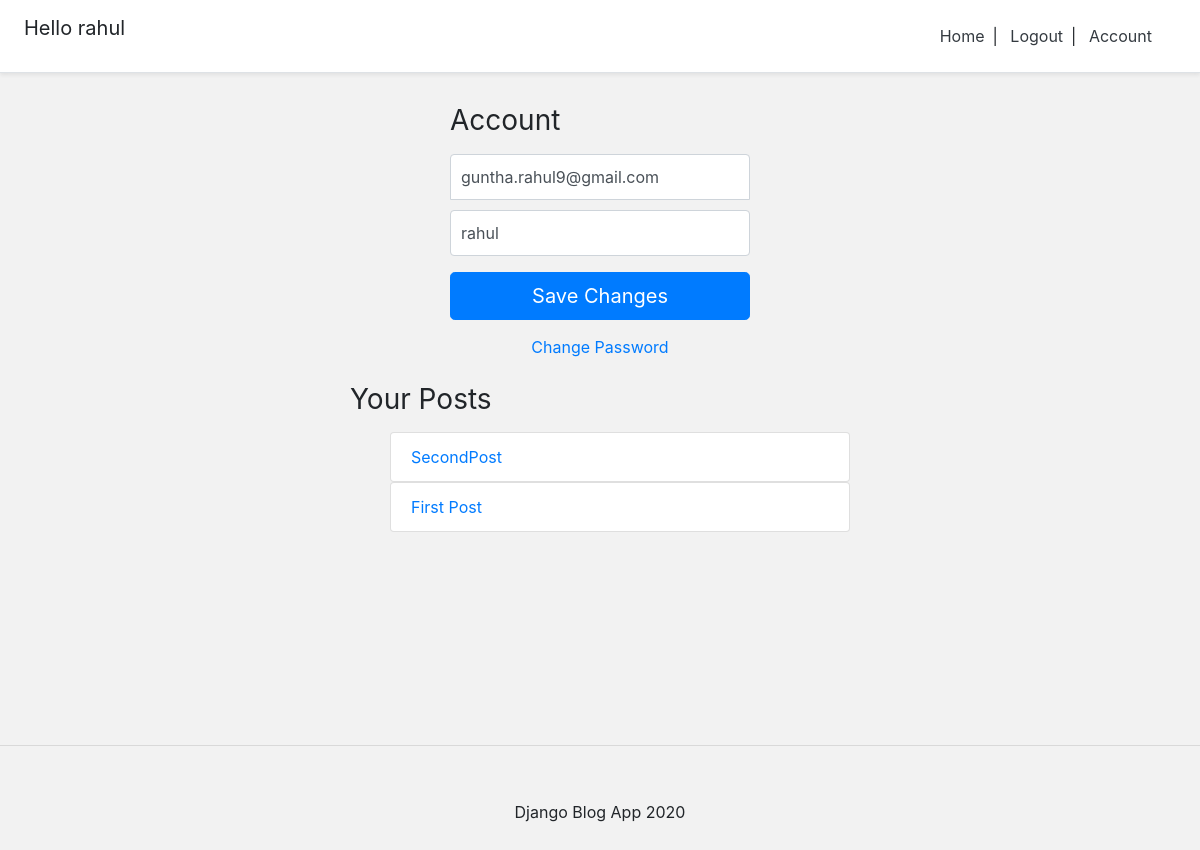
/account/ (signed in), run on an earlier commit of the app's database.
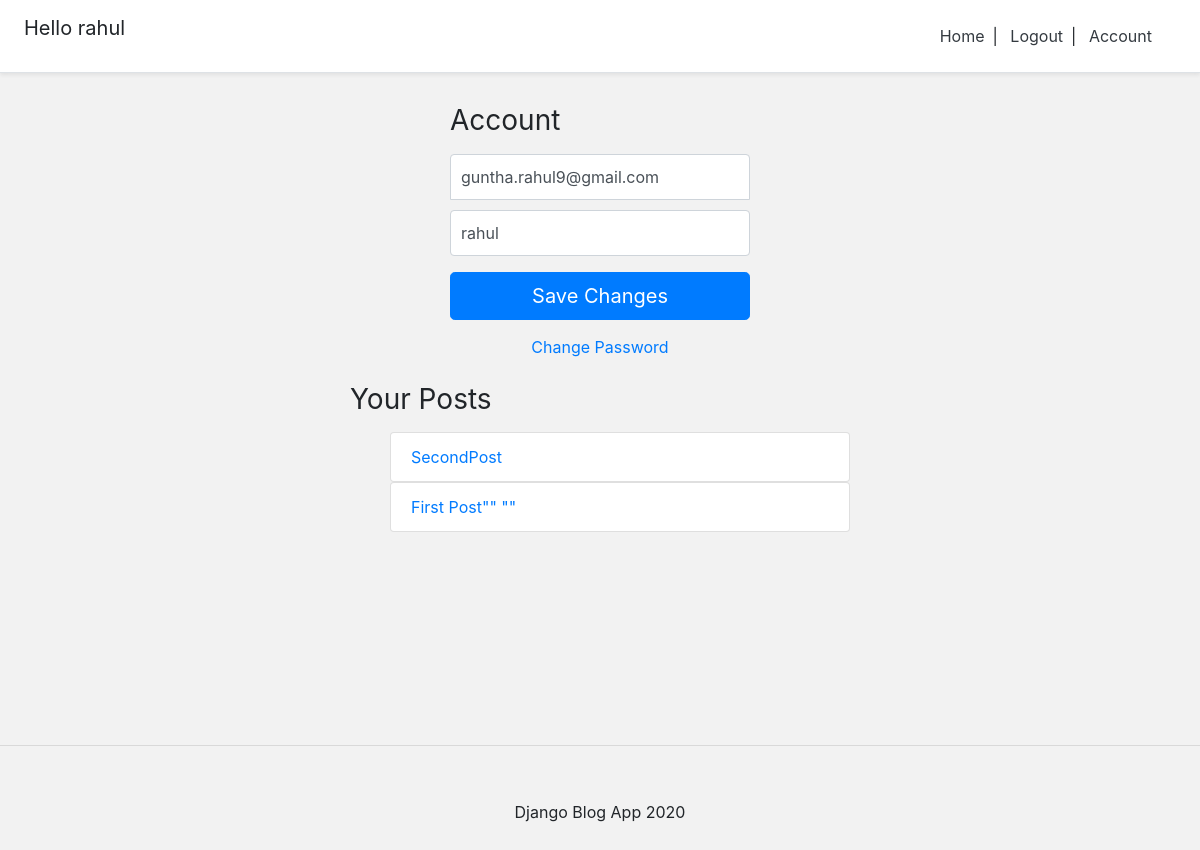
And on a later commit of the database.
### blog/models.py (models this page shows)
class BlogPost(models.Model):
    title = models.CharField(max_length=50, null=False, blank=False)
    body = models.TextField(max_length=5000, null=False, blank=False)
    image = models.ImageField(upload_to=upload_location, null=False, blank=False)
    date_published = models.DateTimeField(auto_now_add=True, verbose_name="date published")
    date_updated = models.DateTimeField(auto_now=True, verbose_name="date updated")
    author = models.ForeignKey(settings.AUTH_USER_MODEL,
                               on_delete=models.CASCADE)  # setting with the user in DB, on_delete is when this blog post is deleted, delete anything that associated with this blog post(images and all data).
    slug = models.SlugField(blank=True, unique=True)
    def __str__(self):
        return self.title

### account/views.py (the view)
# urls.py: path('account/', account_view, name="account"),
def account_view(request):
    if not request.user.is_authenticated:
        return redirect("login")
    context={}
    if request.POST:
        form=AccountUpdateForm(request.POST,instance=request.user)
        if form.is_valid():
            form.initial={
                "email":request.POST['email'],
                "username":request.POST['username'],          #showing the feild immediately after updating the form
            }
            form.save()
            context['success_message']="Updated"
    else:
        form=AccountUpdateForm(
            initial={
                "email":request.user.email,
                "username":request.user.username,
            }
        )
    context['account_form']=form
    blog_posts=BlogPost.objects.filter(author= request.user)
    context['blog_posts']=blog_posts
    return render(request,'account/account.html',context)

### account/forms.py (shortened to what this page needs)
class AccountUpdateForm(forms.ModelForm):
    class Meta:
        model=Account
        fields=('email','username')

### account/templates/account/account.html (shortened to what this page needs)
{% extends 'base.html'%}
{% block content %}
<form class="form-signin" method="post">{% csrf_token %}
    <h1 class="h3 mb-3 font-weight-normal">Account</h1>
    <input
        type="email"
        name="email"
        id="inputEmail"
        class="form-control"
        placeholder="Email address"
        required autofocus
        value="{{account_form.initial.email}}">
    <input
        type="text"
        name="username"
        id="inputUsername"
        class="form-control"
        placeholder="Username" required
        value="{{account_form.initial.username}}">
    <button class="btn btn-lg btn-primary btn-block" type="submit">Save Changes</button>
  </form>
  <div class="d-flex flex-column">
      <a class="m-auto" href="{% url 'password_change' %}">Change Password</a>
  </div>
  <div class="container mt-4">
      <div class="row">
          <div class="blog-posts">
            <h3 class="mb-3 font-weight-normal">
                Your Posts
            </h3>
            {% if blog_posts %}
            <ul>
            {% for post in blog_posts %}
                <a href="{% url 'blog:detail' post.slug %}" style="text-decoration: none;">
                    <li class="list-group-item">{{post}}</li>
                </a>
            {% endfor %}
            </ul>
            {% else %}
            <p>You have no posts. Create a post <a href="{% url 'blog: create' %}">here</a>.</p>
            {% endif %}
        </div>
      </div>
  </div>
{% endblock content %}

What changed in the data, as far as the page shows it:
changed BlogPost: title "First Post" → "First Post\"\" \"\""
